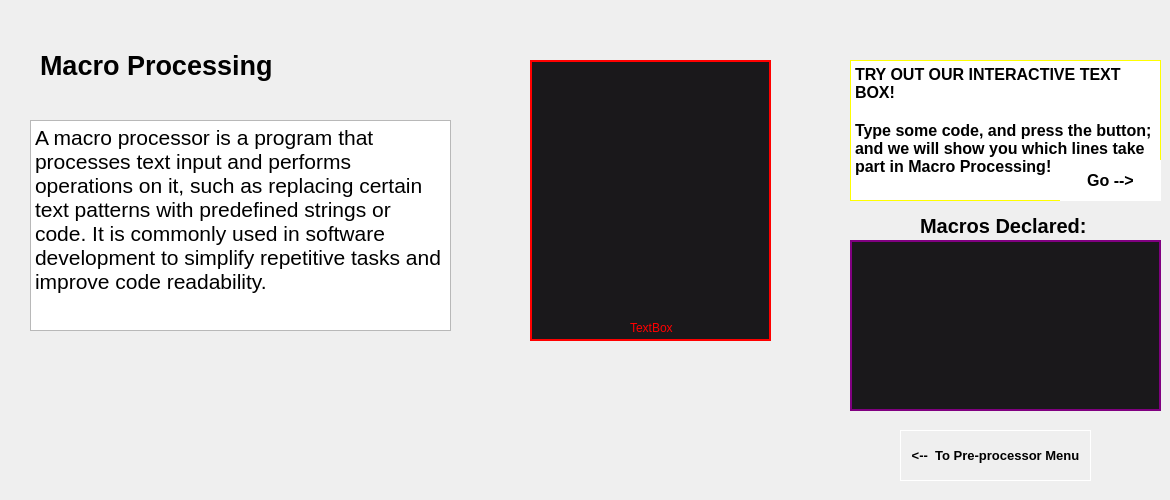
      <widget class="QWidget" name="macro">
       <widget class="QTextEdit" name="itpbox">
        <property name="geometry">
         <rect>
          <x>530</x>
          <y>60</y>
          <width>241</width>
          <height>281</height>
         </rect>
        </property>
        <property name="font">
         <font>
          <pointsize>13</pointsize>
         </font>
        </property>
        <property name="styleSheet">
         <string notr="true">background-color: rgb(26, 24, 27);
color: #ffffff;
border: 2px solid red;</string>
        </property>
        <property name="html">
         <string>&lt;!DOCTYPE HTML PUBLIC &quot;-//W3C//DTD HTML 4.0//EN&quot; &quot;http://www.w3.org/TR/REC-html40/strict.dtd&quot;&gt;
&lt;html&gt;&lt;head&gt;&lt;meta name=&quot;qrichtext&quot; content=&quot;1&quot; /&gt;&lt;meta charset=&quot;utf-8&quot; /&gt;&lt;style type=&quot;text/css&quot;&gt;
p, li { white-space: pre-wrap; }
hr { height: 1px; border-width: 0; }
li.unchecked::marker { content: &quot;\2610&quot;; }
li.checked::marker { content: &quot;\2612&quot;; }
&lt;/style&gt;&lt;/head&gt;&lt;body style=&quot; font-family:'Segoe UI'; font-size:13pt; font-weight:400; font-style:normal;&quot;&gt;
&lt;p style=&quot;-qt-paragraph-type:empty; margin-top:0px; margin-bottom:0px; margin-left:0px; margin-right:0px; -qt-block-indent:0; text-indent:0px; font-size:9pt;&quot;&gt;&lt;br /&gt;&lt;/p&gt;&lt;/body&gt;&lt;/html&gt;</string>
        </property>
       </widget>
       <widget class="QLabel" name="mactitle">
        <property name="geometry">
         <rect>
          <x>40</x>
          <y>40</y>
          <width>241</width>
          <height>51</height>
         </rect>
        </property>
        <property name="font">
         <font>
          <pointsize>20</pointsize>
          <bold>true</bold>
         </font>
        </property>
        <property name="text">
         <string>Macro Processing</string>
        </property>
       </widget>
       <widget class="QTextBrowser" name="macdef">
        <property name="geometry">
         <rect>
          <x>30</x>
          <y>120</y>
          <width>421</width>
          <height>211</height>
         </rect>
        </property>
        <property name="font">
         <font>
          <pointsize>18</pointsize>
         </font>
        </property>
        <property name="html">
         <string>&lt;!DOCTYPE HTML PUBLIC &quot;-//W3C//DTD HTML 4.0//EN&quot; &quot;http://www.w3.org/TR/REC-html40/strict.dtd&quot;&gt;
&lt;html&gt;&lt;head&gt;&lt;meta name=&quot;qrichtext&quot; content=&quot;1&quot; /&gt;&lt;meta charset=&quot;utf-8&quot; /&gt;&lt;style type=&quot;text/css&quot;&gt;
p, li { white-space: pre-wrap; }
hr { height: 1px; border-width: 0; }
li.unchecked::marker { content: &quot;\2610&quot;; }
li.checked::marker { content: &quot;\2612&quot;; }
&lt;/style&gt;&lt;/head&gt;&lt;body style=&quot; font-family:'Segoe UI'; font-size:18pt; font-weight:400; font-style:normal;&quot;&gt;
&lt;p style=&quot; margin-top:0px; margin-bottom:0px; margin-left:0px; margin-right:0px; -qt-block-indent:0; text-indent:0px;&quot;&gt;&lt;span style=&quot; font-size:16pt;&quot;&gt;A macro processor is a program that processes text input and performs operations on it, such as replacing certain text patterns with predefined strings or code. It is commonly used in software development to simplify repetitive tasks and improve code readability.&lt;/span&gt;&lt;/p&gt;&lt;/body&gt;&lt;/html&gt;</string>
        </property>
       </widget>
       <widget class="QLabel" name="macdiag">
        <property name="geometry">
         <rect>
          <x>30</x>
          <y>350</y>
          <width>781</width>
          <height>141</height>
         </rect>
        </property>
        <property name="text">
         <string/>
        </property>
        <property name="pixmap">
         <pixmap resource="pictures.qrc">:/newPrefix/macrodiag.png</pixmap>
        </property>
       </widget>
       <widget class="QPushButton" name="toprep_menu">
        <property name="geometry">
         <rect>
          <x>900</x>
          <y>430</y>
          <width>191</width>
          <height>51</height>
         </rect>
        </property>
        <property name="font">
         <font>
          <pointsize>10</pointsize>
          <bold>true</bold>
         </font>
        </property>
        <property name="styleSheet">
         <string notr="true">
border: 1px solid white;</string>
        </property>
        <property name="text">
         <string>&lt;--  To Pre-processor Menu</string>
        </property>
       </widget>
       <widget class="QLabel" name="mactitle_2">
        <property name="geometry">
         <rect>
          <x>920</x>
          <y>200</y>
          <width>241</width>
          <height>51</height>
         </rect>
        </property>
        <property name="font">
         <font>
          <pointsize>15</pointsize>
          <bold>true</bold>
         </font>
        </property>
        <property name="text">
         <string>Macros Declared:</string>
        </property>
       </widget>
       <widget class="QTextEdit" name="ppotext">
        <property name="geometry">
         <rect>
          <x>850</x>
          <y>240</y>
          <width>311</width>
          <height>171</height>
         </rect>
        </property>
        <property name="font">
         <font>
          <pointsize>13</pointsize>
          <bold>true</bold>
         </font>
        </property>
        <property name="styleSheet">
         <string notr="true">background-color: rgb(26, 24, 27);
color: #ffffff;
border: 2px solid purple;</string>
        </property>
        <property name="readOnly">
         <bool>true</bool>
        </property>
        <property name="html">
         <string>&lt;!DOCTYPE HTML PUBLIC &quot;-//W3C//DTD HTML 4.0//EN&quot; &quot;http://www.w3.org/TR/REC-html40/strict.dtd&quot;&gt;
&lt;html&gt;&lt;head&gt;&lt;meta name=&quot;qrichtext&quot; content=&quot;1&quot; /&gt;&lt;meta charset=&quot;utf-8&quot; /&gt;&lt;style type=&quot;text/css&quot;&gt;
p, li { white-space: pre-wrap; }
hr { height: 1px; border-width: 0; }
li.unchecked::marker { content: &quot;\2610&quot;; }
li.checked::marker { content: &quot;\2612&quot;; }
&lt;/style&gt;&lt;/head&gt;&lt;body style=&quot; font-family:'Segoe UI'; font-size:13pt; font-weight:700; font-style:normal;&quot;&gt;
&lt;p style=&quot;-qt-paragraph-type:empty; margin-top:0px; margin-bottom:0px; margin-left:0px; margin-right:0px; -qt-block-indent:0; text-indent:0px; font-size:9pt; font-weight:400;&quot;&gt;&lt;br /&gt;&lt;/p&gt;&lt;/body&gt;&lt;/html&gt;</string>
        </property>
       </widget>
       <widget class="QTextBrowser" name="trybox_3">
        <property name="geometry">
         <rect>
          <x>850</x>
          <y>60</y>
          <width>311</width>
          <height>141</height>
         </rect>
        </property>
        <property name="font">
         <font>
          <pointsize>15</pointsize>
         </font>
        </property>
        <property name="styleSheet">
         <string notr="true">border:1px solid yellow;</string>
        </property>
        <property name="html">
         <string>&lt;!DOCTYPE HTML PUBLIC &quot;-//W3C//DTD HTML 4.0//EN&quot; &quot;http://www.w3.org/TR/REC-html40/strict.dtd&quot;&gt;
&lt;html&gt;&lt;head&gt;&lt;meta name=&quot;qrichtext&quot; content=&quot;1&quot; /&gt;&lt;meta charset=&quot;utf-8&quot; /&gt;&lt;style type=&quot;text/css&quot;&gt;
p, li { white-space: pre-wrap; }
hr { height: 1px; border-width: 0; }
li.unchecked::marker { content: &quot;\2610&quot;; }
li.checked::marker { content: &quot;\2612&quot;; }
&lt;/style&gt;&lt;/head&gt;&lt;body style=&quot; font-family:'Segoe UI'; font-size:15pt; font-weight:400; font-style:normal;&quot;&gt;
&lt;p style=&quot; margin-top:0px; margin-bottom:0px; margin-left:0px; margin-right:0px; -qt-block-indent:0; text-indent:0px;&quot;&gt;&lt;span style=&quot; font-size:12pt; font-weight:700;&quot;&gt;TRY OUT OUR INTERACTIVE TEXT BOX!&lt;/span&gt;&lt;/p&gt;
&lt;p style=&quot;-qt-paragraph-type:empty; margin-top:0px; margin-bottom:0px; margin-left:0px; margin-right:0px; -qt-block-indent:0; text-indent:0px; font-size:12pt; font-weight:700;&quot;&gt;&lt;br /&gt;&lt;/p&gt;
&lt;p style=&quot; margin-top:0px; margin-bottom:0px; margin-left:0px; margin-right:0px; -qt-block-indent:0; text-indent:0px;&quot;&gt;&lt;span style=&quot; font-size:12pt; font-weight:700;&quot;&gt;Type some code, and press the button; and we will show you which lines take part in Macro Processing!&lt;/span&gt;&lt;/p&gt;
&lt;p style=&quot;-qt-paragraph-type:empty; margin-top:0px; margin-bottom:0px; margin-left:0px; margin-right:0px; -qt-block-indent:0; text-indent:0px; font-size:12pt; font-weight:700;&quot;&gt;&lt;br /&gt;&lt;/p&gt;&lt;/body&gt;&lt;/html&gt;</string>
        </property>
       </widget>
       <widget class="QPushButton" name="execute_btn2_2">
        <property name="geometry">
         <rect>
          <x>1060</x>
          <y>160</y>
          <width>101</width>
          <height>41</height>
         </rect>
        </property>
        <property name="font">
         <font>
          <pointsize>12</pointsize>
          <bold>true</bold>
         </font>
        </property>
        <property name="styleSheet">
         <string notr="true">
border: 1px solid white;</string>
        </property>
        <property name="text">
         <string>Go --&gt;</string>
        </property>
       </widget>
       <widget class="QLabel" name="label">
        <property name="geometry">
         <rect>
          <x>630</x>
          <y>320</y>
          <width>49</width>
          <height>16</height>
         </rect>
        </property>
        <property name="styleSheet">
         <string notr="true">color: red;</string>
        </property>
        <property name="text">
         <string>TextBox</string>
        </property>
       </widget>
       <zorder>mactitle_2</zorder>
       <zorder>trybox_3</zorder>
       <zorder>itpbox</zorder>
       <zorder>mactitle</zorder>
       <zorder>macdef</zorder>
       <zorder>macdiag</zorder>
       <zorder>toprep_menu</zorder>
       <zorder>ppotext</zorder>
       <zorder>execute_btn2_2</zorder>
       <zorder>label</zorder>
      </widget>
